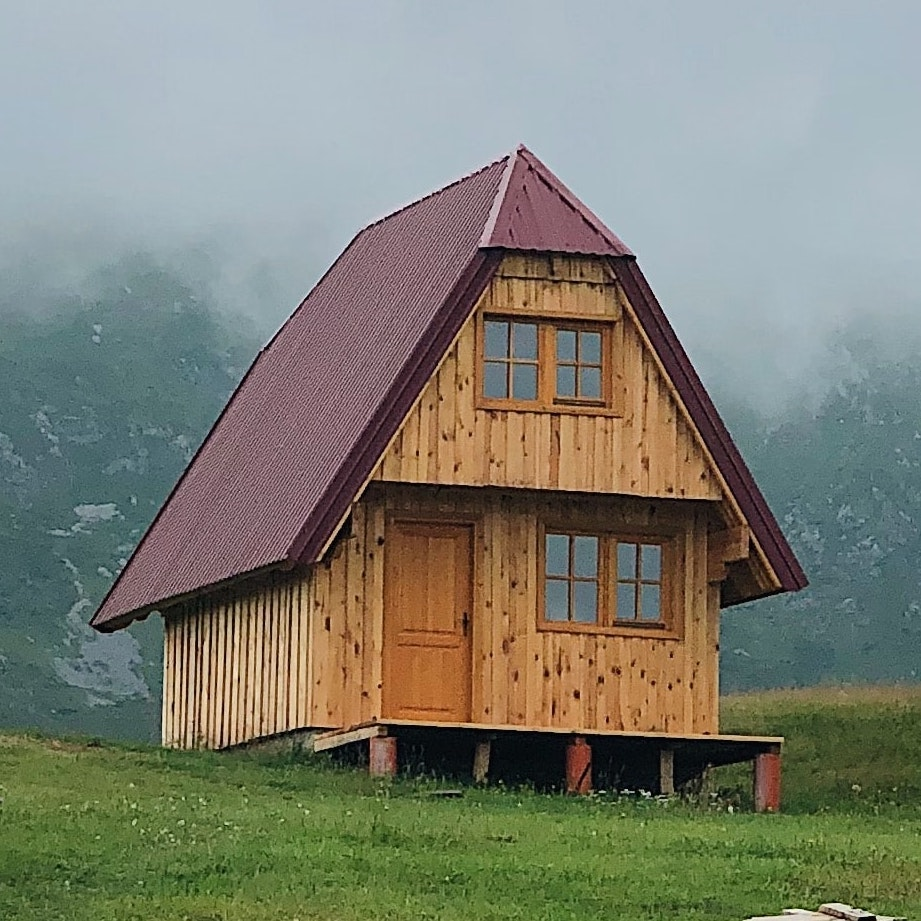
#> input picture extra/cropped-lera-nekrashevich-Yd59eQJVYAo-unsplash.jpg, 921 x 921 px
$ jupyter execute --allow-errors image_dither_voronoi.ipynb   (shell and % lines are left out)
#> lines starting #> are read from the running program, lines starting #| are printed output that depends on the picture; after the words box and inside, x2 and y2 are one past the last pixel; in counts of white or black regions, pixels touching at a corner belong together
[cell 1]
import numpy as np

from IPython.display import display
from PIL import Image, ImageDraw
from voronoiville import voronoi, BoundingBox

Photo by <a href="https://unsplash.com/@campanellabruno?utm_source=unsplash&utm_medium=referral&utm_content=creditCopyText">Lera Nekrashevich</a> on <a href="https://unsplash.com/photos/Yd59eQJVYAo?utm_source=unsplash&utm_medium=referral&utm_content=creditCopyText">Unsplash</a>


[cell 2]
with Image.open("cropped-lera-nekrashevich-Yd59eQJVYAo-unsplash.jpg") as im:
#> im is the input picture: PIL image 921x921 RGB; mean R, G, B 125.5, 127.6, 114.1
    downscale = 3
    w, h = (im.width // downscale, im.height // downscale)
#> w = 307; h = 307
    resized = im.resize((w, h))
    flatten = resized.convert(mode="L")
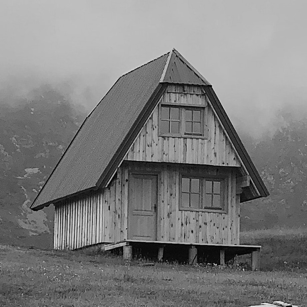
#> flatten: PIL image 307x307 L; min 0, max 231, mean 125.5
    scale = Image.fromarray(np.array(flatten) > 105)
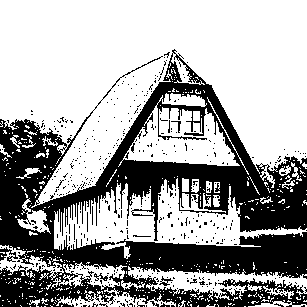
#> scale: PIL image 307x307 1; 64.9% white; 448 black regions (439 under 20 px), largest, box (x1, y1, x2, y2) and area: (0, 49, 307, 307) 31514, (0, 247, 18, 262) 119, (159, 276, 173, 286) 51
    dithered = scale.convert(mode="1")
display(resized)
display(dithered)

[cell 3]
point_array = np.array(dithered)
# remember in this array x/y get flipped, np.nonzero returns the values
# for each dimension. dimension=0 is "rows", which is the y-value

# Since these are integers, we will add some random noise to them, otherwise we get an error
# of 'Edge crosses box, intersection must exist.'
points = [
    (x + np.random.random() * 0.05, y + np.random.random() * 0.05)
    for (y, x) in zip(*np.nonzero(point_array == 0))
]
#> points = 33079 items

#> (a cell that did not finish here is left out)

[cell 5]
upscale = 3
img = Image.new("RGB", (w * upscale, h * upscale), "#FFFFFF")
#> img: PIL image 921x921 RGB; every value is 255
img1 = ImageDraw.Draw(img)
#> (the rest of this cell did not finish here and is left out)
